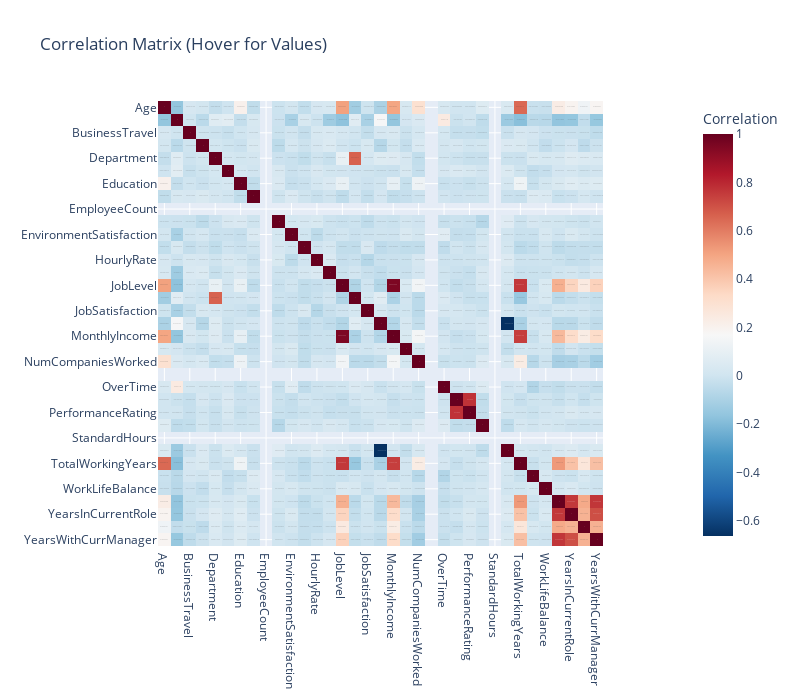

Notebook code for this chart:
### Code cell
#using plotly for interactive visualization


# Compute correlation
# corr = `df_encoded.corr()` is calculating the correlation matrix for the DataFrame `df_encoded`. This function computes pairwise correlation of columns, excluding NA/null values, and returns a DataFrame where the rows and columns are the variables and the values are the correlation coefficients.

# Create interactive heatmap
fig = px.imshow(df_encoded.corr(),
                text_auto=True,  # show values on cells
                color_continuous_scale='RdBu_r',
                title="Correlation Matrix (Hover for Values)",
                labels=dict(color="Correlation"))

fig.update_layout(width=800, height=700)
fig.show()

### Figure 1 — Plotly figure (JSON) as saved in the notebook; plotly's stock layout.template omitted (floating-point values rounded to 4 significant figures; data arrays with more than 128 entries replaced by an {"elided": "..."} marker saying what was removed)
{"data": [{"coloraxis": "coloraxis", "hovertemplate": "x: %{x}<br>y: %{y}<br>Correlation: %{z}<extra></extra>", "name": "0", "texttemplate": "%{z}", "type": "heatmap", "x": ["Age", "Attrition", "BusinessTravel", "DailyRate", "Department", "DistanceFromHome", "Education", "EducationField", "EmployeeCount", "EmployeeNumber", "EnvironmentSatisfaction", "Gender", "HourlyRate", "JobInvolvement", "JobLevel", "JobRole", "JobSatisfaction", "MaritalStatus", "MonthlyIncome", "MonthlyRate", "NumCompaniesWorked", "Over18", "OverTime", "PercentSalaryHike", "PerformanceRating", "RelationshipSatisfaction", "StandardHours", "StockOptionLevel", "TotalWorkingYears", "TrainingTimesLastYear", "WorkLifeBalance", "YearsAtCompany", "YearsInCurrentRole", "YearsSinceLastPromotion", "YearsWithCurrManager"], "xaxis": "x", "y": ["Age", "Attrition", "BusinessTravel", "DailyRate", "Department", "DistanceFromHome", "Education", "EducationField", "EmployeeCount", "EmployeeNumber", "EnvironmentSatisfaction", "Gender", "HourlyRate", "JobInvolvement", "JobLevel", "JobRole", "JobSatisfaction", "MaritalStatus", "MonthlyIncome", "MonthlyRate", "NumCompaniesWorked", "Over18", "OverTime", "PercentSalaryHike", "PerformanceRating", "RelationshipSatisfaction", "StandardHours", "StockOptionLevel", "TotalWorkingYears", "TrainingTimesLastYear", "WorkLifeBalance", "YearsAtCompany", "YearsInCurrentRole", "YearsSinceLastPromotion", "YearsWithCurrManager"], "yaxis": "y", "z": {"elided": "35x35 float values"}}], "layout": {"coloraxis": {"colorbar": {"title": {"text": "Correlation"}}, "colorscale": [[0, "rgb(5,48,97)"], [0.1, "rgb(33,102,172)"], [0.2, "rgb(67,147,195)"], [0.3, "rgb(146,197,222)"], [0.4, "rgb(209,229,240)"], [0.5, "rgb(247,247,247)"], [0.6, "rgb(253,219,199)"], [0.7, "rgb(244,165,130)"], [0.8, "rgb(214,96,77)"], [0.9, "rgb(178,24,43)"], [1, "rgb(103,0,31)"]]}, "height": 700, "title": {"text": "Correlation Matrix (Hover for Values)"}, "width": 800, "xaxis": {"anchor": "y", "constrain": "domain", "domain": [0, 1], "scaleanchor": "y"}, "yaxis": {"anchor": "x", "autorange": "reversed", "constrain": "domain", "domain": [0, 1]}}}
